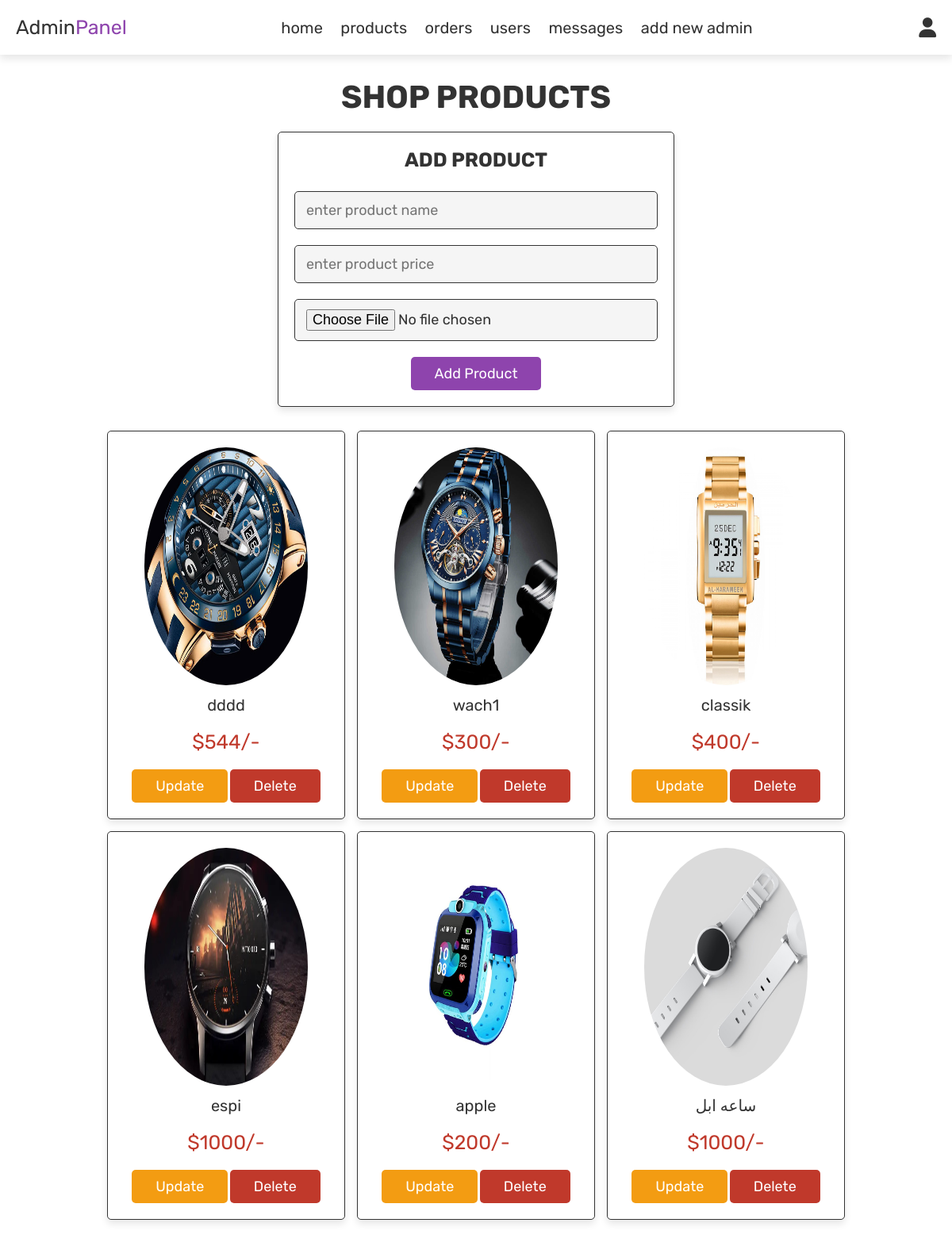
Page /admin_products.php (signed in) on the committed database.
### tables this page shows
CREATE TABLE `products` (
  `id` int(100) NOT NULL,
  `name` varchar(100) NOT NULL,
  `price` int(100) NOT NULL,
  `image` varchar(100) NOT NULL
);

### admin_products.php (the view, shortened to what this page needs)
<?php
include 'config.php';
?>
<!DOCTYPE html>
<html lang="en">
<head>
   <link rel="stylesheet" href="https://cdnjs.cloudflare.com/ajax/libs/font-awesome/6.0.0/css/all.min.css">
   <link rel="stylesheet" href="css/admin_style.css">
</head>
<body>
<?php include 'admin_header.php'; ?>
<section class="add-products">
   <h1 class="title">shop products</h1>
   <form action="" method="post" enctype="multipart/form-data">
      <h3>add product</h3>
      <input type="text" name="name" class="box" placeholder="enter product name" required>
      <input type="number" min="0" name="price" class="box" placeholder="enter product price" required>
      <input type="file" name="image" accept="image/jpg, image/jpeg, image/png" class="box" required>
      <input type="submit" value="add product" name="add_product" class="btn">
   </form>
</section>
<section class="show-products">
   <div class="box-container">
      <?php
         $select_products = mysqli_query($conn, "SELECT * FROM `products`") or die('query failed');
         if(mysqli_num_rows($select_products) > 0){
            while($fetch_products = mysqli_fetch_assoc($select_products)){
      ?>
      <div class="box">
         <img style="width: 80%;
    border-radius: 50%;" src="uploaded_img/<?php echo $fetch_products['image']; ?>" alt="">
         <div class="name"><?php echo $fetch_products['name']; ?></div>
         <div class="price">$<?php echo $fetch_products['price']; ?>/-</div>
         <a href="admin_products.php?update=<?php echo $fetch_products['id']; ?>" class="option-btn">update</a>
         <a href="admin_products.php?delete=<?php echo $fetch_products['id']; ?>" class="delete-btn" onclick="return confirm('delete this product?');">delete</a>
      </div>
      <?php
         }
      }else{
         echo '<p class="empty">no products added yet!</p>';
      }
      ?>
   </div>
</section>
</body>
</html>

### admin_header.php (shortened to what this page needs)
<header class="header">
   <div class="flex">
      <a href="admin_page.php" class="logo">Admin<span>Panel</span></a>
      <nav class="navbar">
         <a href="admin_page.php">home</a>
         <a href="admin_products.php">products</a>
         <a href="admin_orders.php">orders</a>
         <a href="admin_users.php">users</a>
         <a href="admin_contacts.php">messages</a>
         <a href="add_admin.php">add new admin</a>
      </nav>
      <div class="icons">
         <div id="user-btn" class="fas fa-user"></div>
      </div>
   </div>
</header>

### css/admin_style.css (style rules this page uses)
:root { --purple:#8e44ad; --red:#c0392b; --orange:#f39c12; --black:#333; --white:#fff; --light-color:#666; --light-white:#ccc; --light-bg:#f5f5f5; --border:.1rem solid var(--black); --box-shadow:0 .5rem 1rem rgba(0,0,0,.1); }
* { font-family: 'Rubik', sans-serif; margin:0; padding:0; box-sizing: border-box; outline: none; border:none; text-decoration: none; transition:all .2s linear; }
html { font-size: 62.5%; overflow-x: hidden; }
body { background-color: var(--light-bg); }
section { padding:3rem 2rem; }
.title { text-align: center; margin-bottom: 2rem; text-transform: uppercase; color:var(--black); font-size: 4rem; }
.btn, .option-btn, .delete-btn, .white-btn { display: inline-block; margin-top: 1rem; padding:1rem 3rem; cursor: pointer; color:var(--white); font-size: 1.8rem; border-radius: .5rem; text-transform: capitalize; }
.white-btn, .btn { background-color: var(--purple); }
.option-btn { background-color: var(--orange); }
.delete-btn { background-color: var(--red); }
.header { position: sticky; top:0; left:0; right:0; z-index: 1000; background-color: var(--white); box-shadow: var(--box-shadow); }
.header .flex { display: flex; align-items: center; padding:2rem; justify-content: space-between; position: relative; max-width: 1200px; margin:0 auto; }
.header .flex .logo { font-size: 2.5rem; color:var(--black); }
.header .flex .logo span { color:var(--purple); }
.header .flex .navbar a { margin:0 1rem; font-size: 2rem; color:var(--black); }
.header .flex .icons div { margin-left: 1.5rem; font-size: 2.5rem; cursor: pointer; color:var(--black); }
.add-products form { background-color: var(--white); border-radius: .5rem; padding:2rem; text-align: center; box-shadow: var(--box-shadow); border:var(--border); max-width: 50rem; margin:0 auto; }
.add-products form h3 { font-size: 2.5rem; text-transform: uppercase; color:var(--black); margin-bottom: 1.5rem; }
.add-products form .box { width: 100%; background-color: var(--light-bg); border-radius: .5rem; margin:1rem 0; padding:1.2rem 1.4rem; color:var(--black); font-size: 1.8rem; border:var(--border); }
.show-products .box-container { display: grid; grid-template-columns: repeat(auto-fit, 30rem); justify-content: center; gap:1.5rem; max-width: 1200px; margin:0 auto; align-items: flex-start; }
.show-products { padding-top: 0; }
.show-products .box-container .box { text-align: center; padding:2rem; border-radius: .5rem; border:var(--border); box-shadow: var(--box-shadow); background-color: var(--white); }
.show-products .box-container .box img { height: 30rem; }
.show-products .box-container .box .name { padding:1rem 0; font-size: 2rem; color:var(--black); }
.show-products .box-container .box .price { padding:1rem 0; font-size: 2.5rem; color:var(--red); }

### admin_products.php (style rules this page uses)
body { background-color: white; }

### rows in the picture
products: image (picture), name "dddd", price "544"
products: image (picture), name "wach1", price "300"
products: image (picture), name "classik", price "400"
products: image (picture), name "espi", price "1000"
products: image (picture), name "apple", price "200"
products: image (picture), name "ساعه ابل", price "1000"
